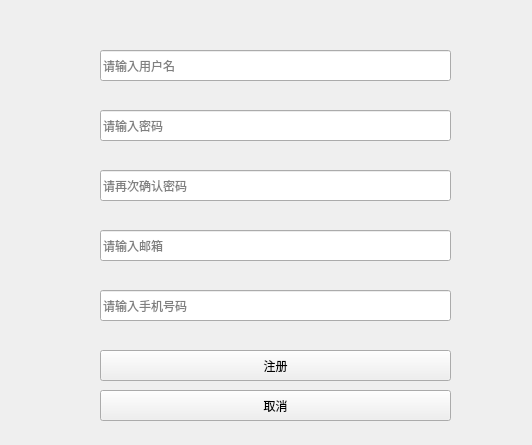
<?xml version="1.0" encoding="UTF-8"?>
<ui version="4.0">
 <class>signinwindow</class>
 <widget class="QWidget" name="signinwindow">
  <property name="geometry">
   <rect>
    <x>0</x>
    <y>0</y>
    <width>532</width>
    <height>445</height>
   </rect>
  </property>
  <property name="windowTitle">
   <string>Form</string>
  </property>
  <widget class="QLineEdit" name="regis_username">
   <property name="geometry">
    <rect>
     <x>100</x>
     <y>50</y>
     <width>351</width>
     <height>31</height>
    </rect>
   </property>
   <property name="placeholderText">
    <string>请输入用户名</string>
   </property>
  </widget>
  <widget class="QLineEdit" name="regis_pwd">
   <property name="geometry">
    <rect>
     <x>100</x>
     <y>110</y>
     <width>351</width>
     <height>31</height>
    </rect>
   </property>
   <property name="placeholderText">
    <string>请输入密码</string>
   </property>
  </widget>
  <widget class="QLineEdit" name="regis_pwd_2">
   <property name="geometry">
    <rect>
     <x>100</x>
     <y>170</y>
     <width>351</width>
     <height>31</height>
    </rect>
   </property>
   <property name="placeholderText">
    <string>请再次确认密码</string>
   </property>
  </widget>
  <widget class="QLineEdit" name="regis_email">
   <property name="geometry">
    <rect>
     <x>100</x>
     <y>230</y>
     <width>351</width>
     <height>31</height>
    </rect>
   </property>
   <property name="placeholderText">
    <string>请输入邮箱</string>
   </property>
  </widget>
  <widget class="QPushButton" name="btn_Register">
   <property name="geometry">
    <rect>
     <x>100</x>
     <y>350</y>
     <width>351</width>
     <height>31</height>
    </rect>
   </property>
   <property name="text">
    <string>注册</string>
   </property>
  </widget>
  <widget class="QLineEdit" name="regis_phonenum">
   <property name="geometry">
    <rect>
     <x>100</x>
     <y>290</y>
     <width>351</width>
     <height>31</height>
    </rect>
   </property>
   <property name="placeholderText">
    <string>请输入手机号码</string>
   </property>
  </widget>
  <widget class="QPushButton" name="btn_Cancel">
   <property name="geometry">
    <rect>
     <x>100</x>
     <y>390</y>
     <width>351</width>
     <height>31</height>
    </rect>
   </property>
   <property name="text">
    <string>取消</string>
   </property>
  </widget>
 </widget>
 <resources/>
 <connections/>
</ui>
